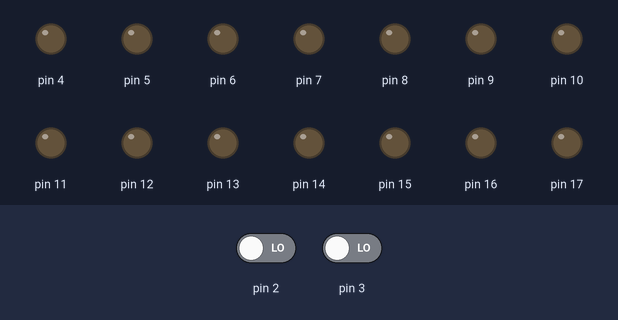
A sketch run on a simulated Arduino Uno, built with avr-gcc and run on an emulated ATmega328P. On the bench: output pins drawn as LEDs (lit = HIGH). Inputs (shaded band) come from the test bench; at power-on: pin 2 LOW, pin 3 LOW.

Above: at 1.2 s.
1.3 s: pin 2 driven HIGH
At 1.6 s:
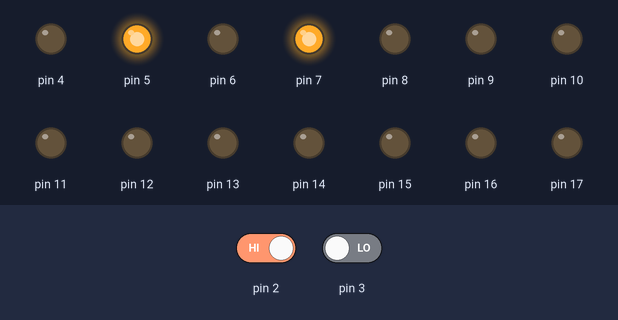
5.8 s: pin 2 driven LOW
At 6.6 s:
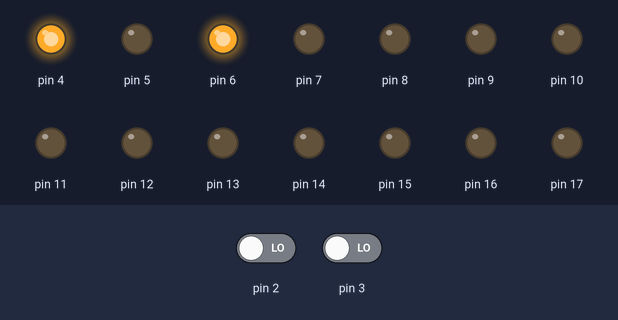
7.8 s: pin 3 driven HIGH
At 9.0 s:
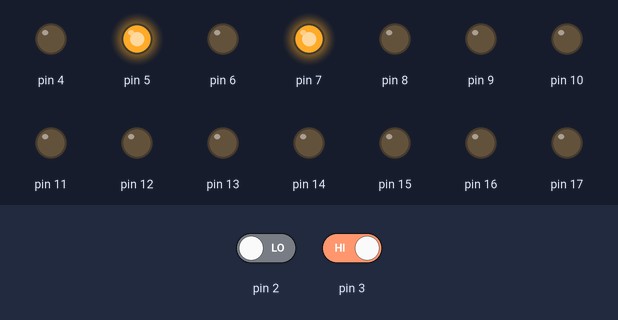
Timing chart, 0 to 10.8 s (numbered marks = the images above; inputs shaded):
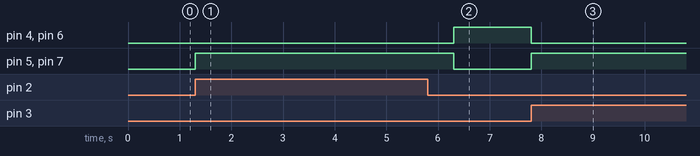

The sketch:

1A17S.ino
```cpp
void setup() {
  DDRD |= B11110000;
  DDRD &= B11110011;
  DDRB  = B11111111;
  DDRC  = B11111111;
}
void loop() {
  if((PIND & B00001100)>0){
    PORTD &= B00000011;
    PORTD |= B10100000;
    delay(5000);
    PORTD &= B00000011;
    PORTD |= B01010000;
  }
}
```

Measured:
- after the input at 1.3 s, pin 5, pin 7: LOW → HIGH at once
- after the input at 5.8 s, pin 4, pin 6: LOW → HIGH after 0.50 s; pin 5, pin 7: HIGH → LOW after 0.50 s
- after the input at 7.8 s, pin 4, pin 6: HIGH → LOW at once; pin 5, pin 7: LOW → HIGH at once
